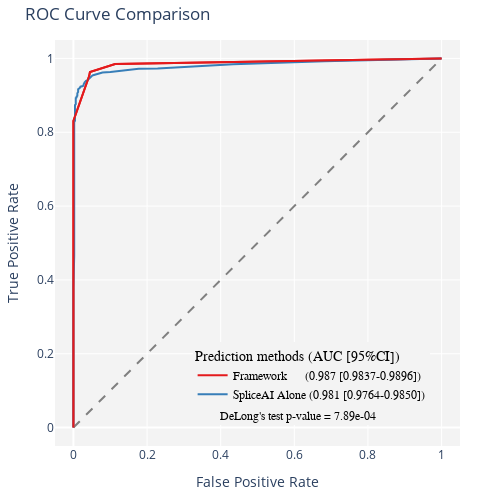

Notebook code cell kept with this figure:
### Markdown cell above
<!-- ## auROCの比較とperformance metricsの比較 -->

### Code cell
def specificity_sensitivity_plotly(data):
    thresholds = [0, 1, 2, 3, 4, 5, 6, 7, 8, 9]
    results = []

    for threshold in thresholds:
        tp = data[(data['PriorityScore'] >= threshold) & (data['LABEL'] == 1)].shape[0]
        fn = data[(data['PriorityScore'] < threshold) & (data['LABEL'] == 1)].shape[0]
        tn = data[(data['PriorityScore'] < threshold) & (data['LABEL'] == 0)].shape[0]
        fp = data[(data['PriorityScore'] >= threshold) & (data['LABEL'] == 0)].shape[0]
        specificity = tn / (tn + fp) if (tn + fp) else 0
        sensitivity = tp / (tp + fn) if (tp + fn) else 0
        results.append({'Threshold': threshold, 'Metric': 'Specificity', 'Value': specificity})
        results.append({'Threshold': threshold, 'Metric': 'Sensitivity', 'Value': sensitivity})

    return results_df

import plotly.graph_objects as go
import numpy as np
from sklearn.metrics import roc_curve, roc_auc_score

# ROC curve (LABEL, PriorityScore)
fpr1, tpr1, thresholds1 = roc_curve(data['LABEL'], data['PriorityScore'])
auc1 = roc_auc_score(data['LABEL'], data['PriorityScore'])
fpr2, tpr2, thresholds2 = roc_curve(data['LABEL'], data['maxsplai'])
auc2 = roc_auc_score(data['LABEL'], data['maxsplai'])

# Calculate optimal threshold from ROC curve by Youden's J statistic
Youden_index = np.argmax(tpr1 - fpr1)
optimal_threshold = thresholds1[Youden_index]
print('Optimal threshold (using Youden index):', optimal_threshold)

# Calculate Youden's J statistic for the optimal threshold


# plot ROC curve using Plotly
fig = go.Figure()

# Add traces
fig.add_trace(go.Scatter(
    x=fpr1, y=tpr1, mode='lines', 
    name=f"Framework      ({auc1:.3f} [{cilower1:.4f}-{ciupper1:.4f}])", 
    line=dict(color='#E41A1C', width=2))
    )
fig.add_trace(go.Scatter(
    x=fpr2, y=tpr2, mode='lines', 
    name=f"SpliceAI Alone ({auc2:.3f} [{cilower2:.4f}-{ciupper2:.4f}])", 
    line=dict(color='#377EB8', width=2))
    )
fig.add_trace(go.Scatter(
    x=[0, 1], y=[0, 1], mode='lines', name='Chance', 
    line=dict(color='gray', width=2, dash='dash'), showlegend=False)
    )

# Add an annotation
fig.add_annotation(x=0.6, y=0.05, xref="paper", yref="paper",
                   text=f"DeLong's test p-value = {10**p_value_log[0][0]:.2e}",
                   showarrow=False,
                   font=dict(family="Arial, sans-serif", size=12, color="black"),
                   bgcolor='rgba(243, 243, 243, 1)',
                #    bordercolor="black",
                   borderwidth=2)

# Add titles and labels
fig.update_layout(title='ROC Curve Comparison',
                  xaxis_title='False Positive Rate',
                  yaxis_title='True Positive Rate',
                  legend_title='Prediction methods (AUC [95%CI])',
                  plot_bgcolor='rgba(243, 243, 243, 1)',
                  paper_bgcolor='rgba(243, 243, 243, 0)',
                  legend=dict(y=0.09, x=0.925, xanchor='right', yanchor='bottom', 
                              bgcolor='rgba(243, 243, 243, 1)',
                              font=dict(family="Arial, sans-serif", size=12, color="black")),
                  margin=dict(l=40, r=40, t=40, b=40))

fig.update_xaxes(range=[-0.05, 1.05])
fig.update_yaxes(range=[-0.05, 1.05])
fig.update_layout(width=500, height=500)
fig.write_html("roc-auc.html")

# Add zoomed-in ROC curve in the top left corner
fig.add_trace(go.Scatter(
    x=fpr1, y=tpr1, mode='lines', 
    name=f"Framework      ({auc1:.3f} [{cilower1:.4f}-{ciupper1:.4f}])", 
    line=dict(color='#E41A1C', width=2), showlegend=False)
    )


# Show figure
fig.show()

### Figure 1 — Plotly figure (JSON) as saved in the notebook; plotly's stock layout.template omitted (floating-point values rounded to 4 significant figures)
{"data": [{"line": {"color": "#E41A1C", "width": 2}, "mode": "lines", "name": "Framework      (0.987 [0.9837-0.9896])", "type": "scatter", "x": [0, 0, 0, 0, 0, 0, 0, 0.04274, 0.04487, 0.1132, 1], "y": [0, 0.0927, 0.1703, 0.4137, 0.5185, 0.7346, 0.8308, 0.9522, 0.9629, 0.9846, 1]}, {"line": {"color": "#377EB8", "width": 2}, "mode": "lines", "name": "SpliceAI Alone (0.981 [0.9764-0.9850])", "type": "scatter", "x": [0, 0, 0, 0.002137, 0.002137, 0.002137, 0.002137, 0.002137, 0.002137, 0.002137, 0.002137, 0.002137, 0.002137, 0.002137, 0.002137, 0.002137, 0.002137, 0.002137, 0.002137, 0.002137, 0.002137, 0.002137, 0.002137, 0.002137, 0.002137, 0.002137, 0.002137, 0.002137, 0.002137, 0.002137, 0.002137, 0.004274, 0.004274, 0.004274, 0.004274, 0.004274, 0.004274, 0.004274, 0.004274, 0.004274, 0.004274, 0.004274, 0.004274, 0.004274, 0.004274, 0.00641, 0.00641, 0.00641, 0.00641, 0.00641, 0.00641, 0.00641, 0.008547, 0.008547, 0.01068, 0.01068, 0.01068, 0.01068, 0.01068, 0.01282, 0.01282, 0.01282, 0.01709, 0.01923, 0.01923, 0.01923, 0.02564, 0.02778, 0.02778, 0.02778, 0.02991, 0.02991, 0.02991, 0.03205, 0.03205, 0.03419, 0.03846, 0.0406, 0.0406, 0.04274, 0.04487, 0.04487, 0.04487, 0.04915, 0.05342, 0.05769, 0.05983, 0.0641, 0.07051, 0.07906, 0.1004, 0.1154, 0.1389, 0.1603, 0.1774, 0.2286, 0.3077, 0.4338, 0.6816, 1], "y": [0, 0.1758, 0.3792, 0.4655, 0.5148, 0.5539, 0.6054, 0.6269, 0.6443, 0.6602, 0.6747, 0.6871, 0.7005, 0.7121, 0.7216, 0.732, 0.7419, 0.7509, 0.7564, 0.7627, 0.7726, 0.7775, 0.7842, 0.7914, 0.7984, 0.8039, 0.8085, 0.812, 0.8163, 0.8227, 0.8268, 0.8311, 0.8349, 0.8378, 0.8413, 0.8456, 0.8488, 0.8523, 0.8554, 0.8598, 0.8624, 0.8644, 0.8676, 0.8694, 0.8737, 0.876, 0.8786, 0.8809, 0.8835, 0.8859, 0.8888, 0.8925, 0.894, 0.8966, 0.8989, 0.9018, 0.9038, 0.9047, 0.9059, 0.9093, 0.9145, 0.9166, 0.9198, 0.9212, 0.9229, 0.9235, 0.9253, 0.9267, 0.9282, 0.9302, 0.9313, 0.9331, 0.9345, 0.9371, 0.9383, 0.9392, 0.9409, 0.9432, 0.9447, 0.9461, 0.9484, 0.949, 0.9502, 0.9519, 0.9545, 0.956, 0.9574, 0.9589, 0.9603, 0.9621, 0.9632, 0.9649, 0.9667, 0.9696, 0.9722, 0.9728, 0.9768, 0.9844, 0.9928, 1]}, {"line": {"color": "gray", "dash": "dash", "width": 2}, "mode": "lines", "name": "Chance", "showlegend": false, "type": "scatter", "x": [0, 1], "y": [0, 1]}, {"line": {"color": "#E41A1C", "width": 2}, "mode": "lines", "name": "Framework      (0.987 [0.9837-0.9896])", "showlegend": false, "type": "scatter", "x": [0, 0, 0, 0, 0, 0, 0, 0.04274, 0.04487, 0.1132, 1], "y": [0, 0.0927, 0.1703, 0.4137, 0.5185, 0.7346, 0.8308, 0.9522, 0.9629, 0.9846, 1]}], "layout": {"annotations": [{"bgcolor": "rgba(243, 243, 243, 1)", "borderwidth": 2, "font": {"color": "black", "family": "Arial, sans-serif", "size": 12}, "showarrow": false, "text": "DeLong's test p-value = 7.89e-04", "x": 0.6, "xref": "paper", "y": 0.05, "yref": "paper"}], "height": 500, "legend": {"bgcolor": "rgba(243, 243, 243, 1)", "font": {"color": "black", "family": "Arial, sans-serif", "size": 12}, "title": {"text": "Prediction methods (AUC [95%CI])"}, "x": 0.925, "xanchor": "right", "y": 0.09, "yanchor": "bottom"}, "margin": {"b": 40, "l": 40, "r": 40, "t": 40}, "paper_bgcolor": "rgba(243, 243, 243, 0)", "plot_bgcolor": "rgba(243, 243, 243, 1)", "title": {"text": "ROC Curve Comparison"}, "width": 500, "xaxis": {"range": [-0.05, 1.05], "title": {"text": "False Positive Rate"}}, "yaxis": {"range": [-0.05, 1.05], "title": {"text": "True Positive Rate"}}}}
